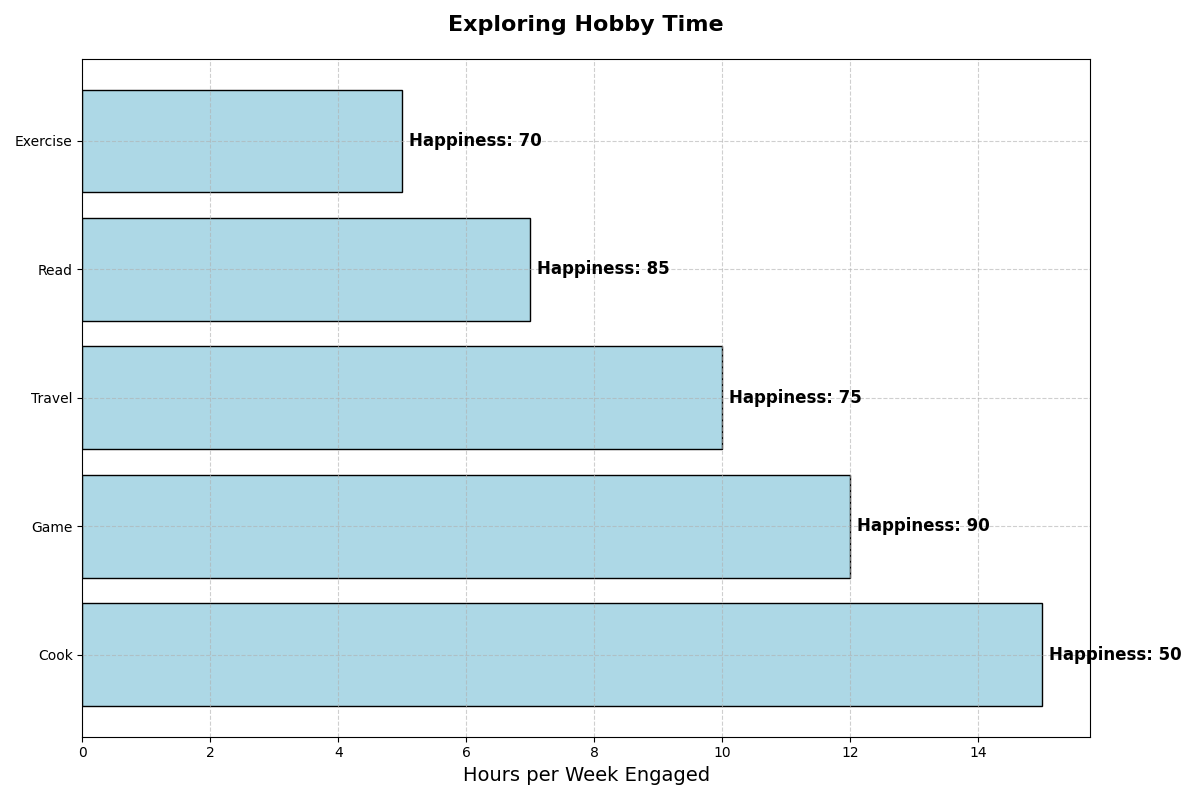

This chart was generated by the following Python code:
import matplotlib.pyplot as plt
import numpy as np

hobbies = ['Cook', 'Game', 'Travel', 'Read', 'Exercise']
hours_spent = np.array([15, 12, 10, 7, 5])
happiness_levels = np.array([50, 90, 75, 85, 70])

# Sort the data in descending order based on hours_spent
sorted_indices = np.argsort(hours_spent)[::-1]
hobbies = [hobbies[i] for i in sorted_indices]
hours_spent = hours_spent[sorted_indices]
happiness_levels = happiness_levels[sorted_indices]

fig, ax = plt.subplots(figsize=(12, 8))

# Create a bar chart
bars = ax.barh(hobbies, hours_spent, color='lightblue', edgecolor='k')

# Annotate the bars with happiness levels
for bar, happiness, hobby in zip(bars, happiness_levels, hobbies):
    ax.annotate(f'Happiness: {happiness}', 
                (bar.get_width(), bar.get_y() + bar.get_height() / 2), 
                xytext=(5, 0), textcoords='offset points', 
                ha='left', va='center', fontsize=12, fontweight='bold')

ax.set_title('Exploring Hobby Time', fontsize=16, fontweight='bold', pad=20)
ax.set_xlabel('Hours per Week Engaged', fontsize=14)

ax.grid(True, linestyle='--', alpha=0.6)

plt.tight_layout()
plt.show()
